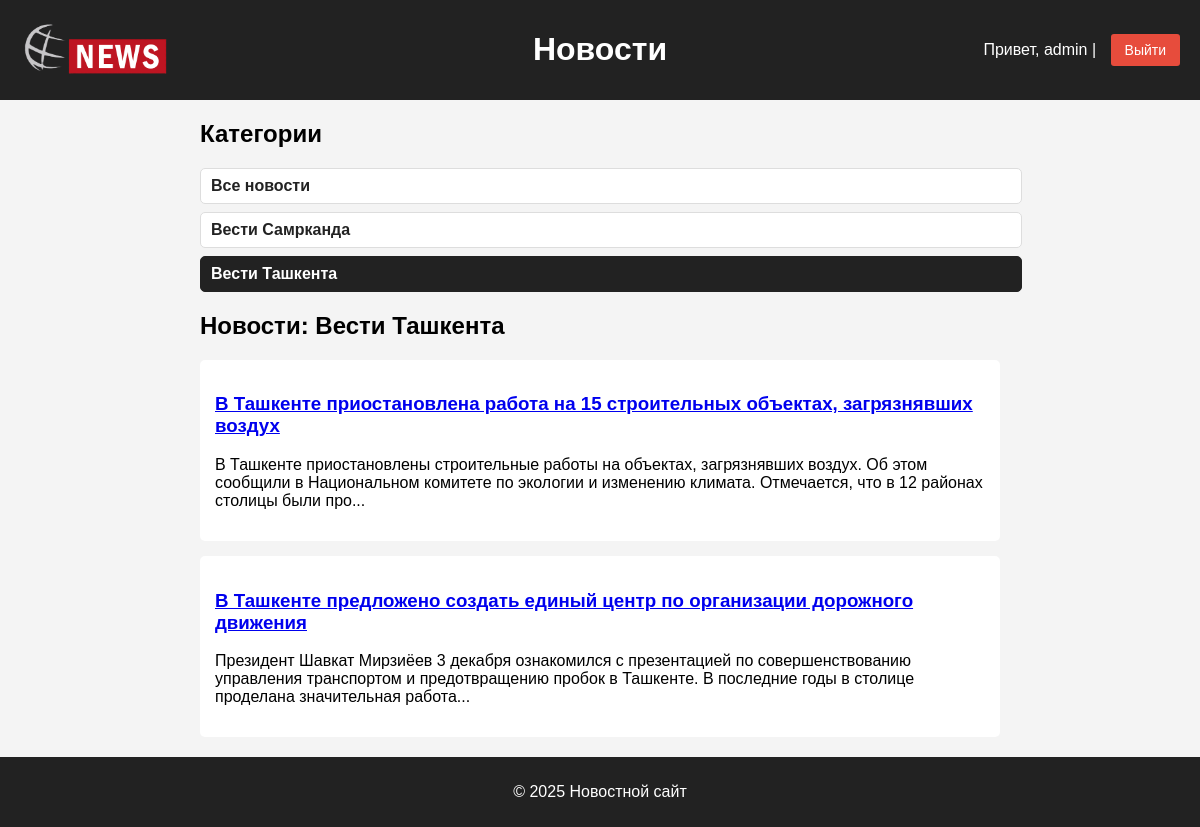
Before: /category/2/ (signed in) with the older database file.
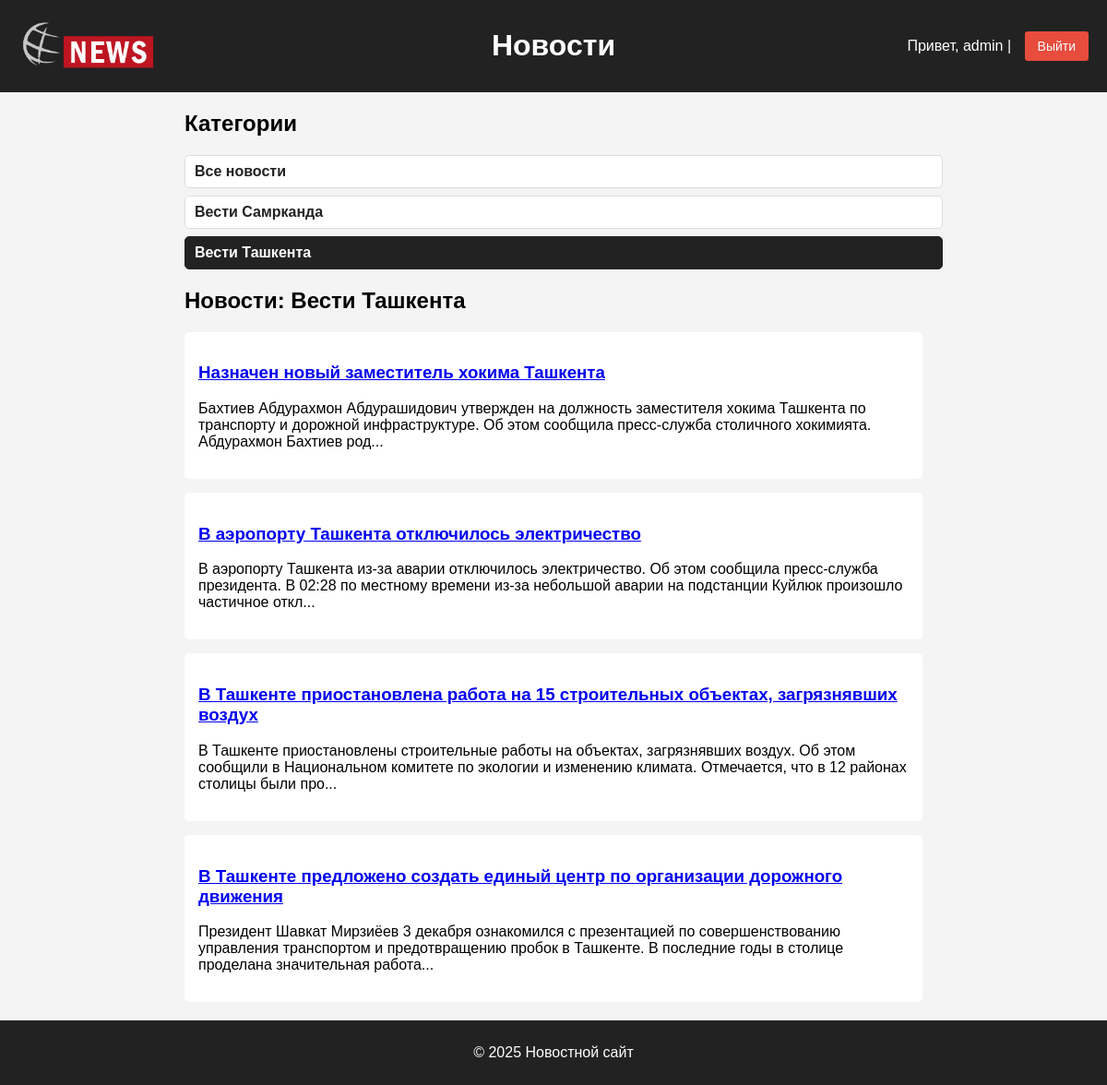
After: the same page with the newer database file.
### index/models.py (models this page shows, shortened)
class NewsCategory(models.Model):
    category_name = models.CharField(max_length=16, verbose_name='название категории')
    added_date = models.DateTimeField(auto_now_add=True)
    class Meta:
        verbose_name = 'категорию'
        verbose_name_plural = 'категории'

class News(models.Model):
    title = models.CharField(max_length=128, verbose_name='Заголовок')
    content = models.TextField(verbose_name='Основной текст')
    category = models.ForeignKey(NewsCategory, on_delete=models.CASCADE, verbose_name='категория')
    added_date = models.DateTimeField(auto_now_add=True)
    class Meta:
        verbose_name = 'новость'
        verbose_name_plural = 'новости'

### index/views.py (the view)
# urls.py: path('category/<int:pk>/', views.category_page, name='category_page'),
def category_page(request, pk):
    categories = NewsCategory.objects.all()
    category = get_object_or_404(NewsCategory, id=pk)
    news = News.objects.filter(category=category).order_by('-added_date')
    context = {
        'categories': categories,
        'news': news,
        'current_category': category,
    }
    return render(request, 'home.html', context)

### index/templates/home.html (shortened to what this page needs)
{% load static %}
<!DOCTYPE html>
<html lang="ru">
<head>
    <link rel="stylesheet" href="{% static 'style.css' %}">
</head>
<body>
<header>
    <div class="header-left">
        <a href="{% url 'home' %}">
            <img src="{% static 'img/logo-news.png' %}" alt="Логотип" class="logo">
        </a>
    </div>
    <div class="header-center">
            <a href="{% url 'home'%}"><h1>Новости</h1></a>
    </div>
    <div class="header-right">
        {% if user.is_authenticated %}
        Привет, {{ user.username }} |
        <form method="post" action="{% url 'logout' %}" style="display:inline;">
            <button type="submit" class="logout-button">Выйти</button>
        </form>
        {% else %}
        <a href="{% url 'login' %}">Вход</a>
        <a href="{% url 'register' %}">Регистрация</a>
        {% endif %}
    </div>
</header>
<main class="container">
    <aside class="categories">
        <h2>Категории</h2>
        <ul>
            <p>
                <a href="{% url 'home' %}"
                   class="{% if not current_category %}active{% endif %}">
                    Все новости
                </a>
            </p>
            {% for cat in categories %}
            <p>
                <a href="{% url 'category_page' cat.id %}"
                   class="{% if current_category and current_category.id == cat.id %}active{% endif %}">
                    {{ cat.category_name }}
                </a>
            </p>
            {% endfor %}
        </ul>
    </aside>
    <section class="news">
        {% if current_category %}
        <h2>Новости: {{ current_category.category_name }}</h2>
        {% else %}
        <h2>Все новости</h2>
        {% endif %}
        {% if news %}
        {% for item in news %}
        <article class="news-card">
            <h3>
                <a href="{% url 'news_page' item.id %}">{{ item.title }}</a>
            </h3>
            <p>{{ item.content|slice:":200" }}...</p>
        </article>
        {% endfor %}
        {% else %}
        <p>Новостей пока нет.</p>
        {% endif %}
    </section>
</main>
<footer>
    <p>© 2025 Новостной сайт</p>
</footer>
</body>
</html>

Changed rows visible on the page:
added News: title "Назначен новый заместитель хокима Ташкента", content "Бахтиев Абдурахмон Абдурашидович утвержден на должность заместителя хокима Ташкента по транспорту и дорожной инфраструктуре. Об этом сообщила пресс-служба столичного хокимията. Абдурахмон Бахтиев род"
added News: title "В аэропорту Ташкента отключилось электричество", content "В аэропорту Ташкента из-за аварии отключилось электричество. Об этом сообщила пресс-служба президента. В 02:28 по местному времени из-за небольшой аварии на подстанции Куйлюк произошло частичное откл"
